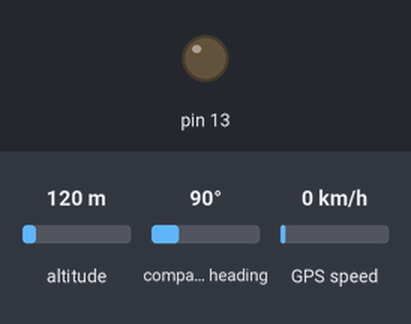
A sketch run on a simulated Arduino Uno, built with avr-gcc and run on an emulated ATmega328P. Shown: output pins drawn as LEDs (lit = HIGH). The inputs (shaded band) are chosen by the test bench; at power-on: altitude 120 m, compass heading 90°, GPS speed 0 km/h. The GPS gets a fix after 3 s at 37.7749, -122.4194 with 8 satellites; what the sketch prints to the serial monitor is not drawn.

Above: at 0.1 s.
Timing chart, 0 to 3.1 s (numbered marks = the images above):
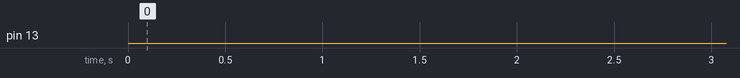

Measured:
- by itself, pin 13: LOW → HIGH at 3.1 s, → LOW 0.12 s later, → HIGH 0.88 s later, → LOW 0.12 s later, … (254 changes in this stretch)

The sketch:

TinyGPS.ino
```cpp
#include <TinyGPS++.h>
#include <SoftwareSerial.h>
/*
   This sample sketch demonstrates the normal use of a TinyGPS++ (TinyGPSPlus) object.
   It requires the use of SoftwareSerial, and assumes that you have a
   4800-baud serial GPS device hooked up on pins 4(rx) and 3(tx).
*/
static const int RXPin = 8, TXPin = 9;
static const uint32_t GPSBaud = 9600;

// The TinyGPS++ object
TinyGPSPlus gps;

// The serial connection to the GPS device
SoftwareSerial ss(RXPin, TXPin);

void setup()
{
    pinMode(13, OUTPUT);
  Serial.begin(9600);
  ss.begin(GPSBaud);

  Serial.println(F("DeviceExample.ino"));
  Serial.println(F("A simple demonstration of TinyGPS++ with an attached GPS module"));
  Serial.print(F("Testing TinyGPS++ library v. ")); Serial.println(TinyGPSPlus::libraryVersion());
  Serial.println(F("by Mikal Hart"));
  Serial.println();
}

void loop()
{
  // This sketch displays information every time a new sentence is correctly encoded.
  while (ss.available() > 0)
    if (gps.encode(ss.read()))
      displayInfo();

  if (millis() > 5000 && gps.charsProcessed() < 10)
  {
    Serial.println(F("No GPS detected: check wiring."));
    while(true);
  }
}

double DegToRad(double deg)
{
    return deg * 0.01745278;
}

void printXYZ()
{
    int earthRadius = 6367; // km
    double lat = DegToRad(gps.location.lat());
    double lon = DegToRad(gps.location.lng());
    double x = earthRadius * cos(lat) * cos(lon);
    double y = earthRadius * cos(lat) * sin(lon);
    double z = earthRadius * sin(lat);
    Serial.print(" XYZ(");
    Serial.print(x, 2);
    Serial.print(", ");
    Serial.print(y, 2);
    Serial.print(", ");
    Serial.print(z, 2);
    Serial.print(")");
}

bool ledOn = false;

void displayInfo()
{
  Serial.print(F("Location: "));
  if (gps.location.isValid())
  {
    Serial.print(gps.location.lat(), 6);
    Serial.print(F(","));
    Serial.print(gps.location.lng(), 6);
    printXYZ();
    ledOn = !ledOn;
    if (ledOn)
    {
        digitalWrite(13, HIGH);
    }
    else
    {
        digitalWrite(13, LOW);
    }
  }
  else
  {
    Serial.print(F("INVALID"));
    digitalWrite(13, LOW);
  }

  Serial.print(F(" Alt: "));
  if (gps.altitude.isValid())
  {
      Serial.print(gps.altitude.feet(), 6);
      Serial.print(" ft");
  }
  else
  {
      Serial.print(F("INVALID"));
  }

  Serial.print(F("  Date/Time: "));
  if (gps.date.isValid())
  {
    Serial.print(gps.date.month());
    Serial.print(F("/"));
    Serial.print(gps.date.day());
    Serial.print(F("/"));
    Serial.print(gps.date.year());
  }
  else
  {
    Serial.print(F("INVALID"));
  }

  Serial.print(F(" "));
  if (gps.time.isValid())
  {
    if (gps.time.hour() < 10) Serial.print(F("0"));
    Serial.print(gps.time.hour());
    Serial.print(F(":"));
    if (gps.time.minute() < 10) Serial.print(F("0"));
    Serial.print(gps.time.minute());
    Serial.print(F(":"));
    if (gps.time.second() < 10) Serial.print(F("0"));
    Serial.print(gps.time.second());
    Serial.print(F("."));
    if (gps.time.centisecond() < 10) Serial.print(F("0"));
    Serial.print(gps.time.centisecond());
    Serial.print(" UTC");
  }
  else
  {
    Serial.print(F("INVALID"));
  }

  Serial.println();
}
```
